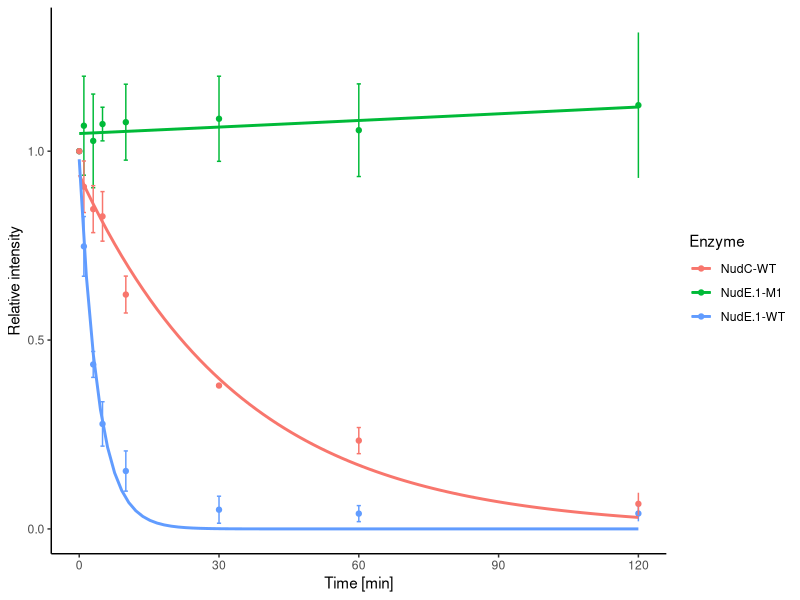
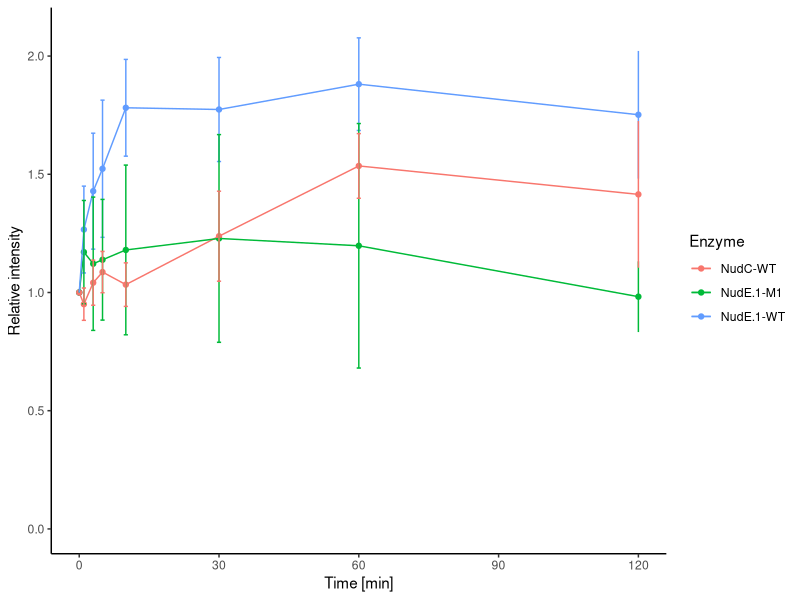

Here is the R script that generated these plots, in order:
# Load packages

library(tidyverse)
library(dplyr)
library(reshape2)
library(reshape)
library(ggplot2)
library(gplots)
library(RColorBrewer)
library(pheatmap)
library(stringr)
library(readxl)


# Import data for decapping

df_import <- as.data.frame(read_excel("Quantification.xlsx", sheet = "NAD-RNA-decapping"))


# Convert Columns to numeric

df_import$time <- as.numeric(as.character(df_import$time))
df_import$Mean <- as.numeric(as.character(df_import$Mean))
df_import$SD <- as.numeric(as.character(df_import$SD))


# Group by Enzyme and fit GLMs
fit_results <- df_import %>%
  group_by(Enzyme) %>%
  summarize(
    model = list(glm(Mean ~ time, family = gaussian(link = 'log')))
  ) %>%
  mutate(
    coefficients = lapply(model, coef),
    equations = sapply(coefficients, function(coef) {
      paste0("log(y) = ", round(coef[1], 3), " + ", round(coef[2], 3), " * x")
    })
  )

# View the equations
print(paste0("NudC WT: ", as.character(fit_results$equations[1])))
print(paste0("NudE.1 M1: ", as.character(fit_results$equations[2])))
print(paste0("NudE.1 WT: ", as.character(fit_results$equations[3])))

# Base plot
p <- ggplot(df_import, aes(x = time, y = Mean, color = Enzyme)) +
  geom_point() +
  geom_errorbar(aes(ymin = Mean - SD, ymax = Mean + SD)) +
  scale_x_continuous(limits = c(0, 120), breaks = c(0, 30, 60, 90, 120)) +
  theme_classic() +
  ylab("Relative intensity") +
  xlab("Time [min]") +
  geom_smooth(method = 'glm', formula = y ~ x, method.args = list(family = gaussian(link = 'log')), se = FALSE)

# Add equations to the plot as annotations
p



# Import data for P-RNA increase

df_import <- as.data.frame(read_excel("Quantification.xlsx", sheet = "P-RNA-increase"))


# Convert Columns to numeric

df_import$time <- as.numeric(as.character(df_import$time))
df_import$Mean <- as.numeric(as.character(df_import$Mean))
df_import$SD <- as.numeric(as.character(df_import$SD))


ggplot(df_import, aes(x = time, y = Mean, color = Enzyme))+
  geom_point()+
  geom_line(aes(group = Enzyme))+
  geom_errorbar(aes(ymin = Mean - SD, ymax = Mean + SD))+
  scale_x_continuous(limits = c(0,120), breaks = c(0,30,60,90,120))+
  theme_classic()+
  ylab("Relative intensity")+
  xlab("Time [min]")+
  scale_y_continuous(limits = c(0,2.1), breaks = c(0,0.5,1,1.5,2))
